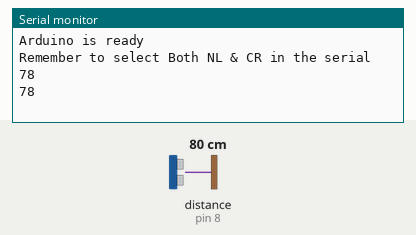
Simulated run of this sketch. Board: Arduino Uno, built with avr-gcc and run on an emulated ATmega328P. On the bench: the last lines printed to the serial monitor. Wiring (inferred from the names in the program): ultrasonic range finder: trigger pin 9; echo pin 8. The inputs (shaded band) are chosen by the test bench; at power-on: distance to the obstacle (sensor on pin 8) 80 cm. The echo pulse lasts 58.3 µs per cm.

Above: at 2.8 s.
2.9 s: distance to the obstacle (sensor on pin 8) set to 2 cm
At 5.2 s:
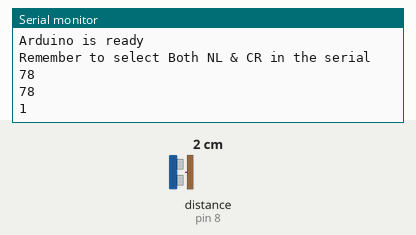
5.6 s: distance to the obstacle (sensor on pin 8) set to 4 cm
At 6.9 s:
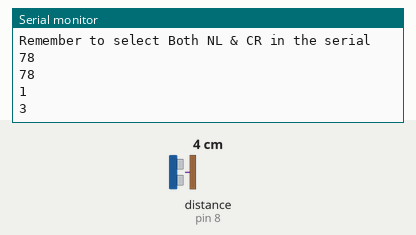
Timing chart, 0 to 8.6 s (numbered marks = the images above; inputs shaded):
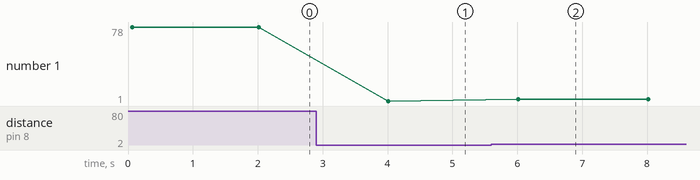

The sketch:

master.ino
```cpp
#include <SoftwareSerial.h>
SoftwareSerial master(10,11);// Connect HC-05 TX to Arudino pin 10, Connect HC-05 RX to Arudino pin 11
const int trig = 9;     // chân trig của HC-SR04
const int echo = 8;   // chân echo của HC-SR04
void setup() {
  Serial.begin(9600);
  pinMode(trig,OUTPUT);   // chân trig sẽ phát tín hiệu
  pinMode(echo,INPUT);  // chân echo sẽ nhận tín hiệu
  Serial.println("Arduino is ready");
  Serial.println("Remember to select Both NL & CR in the serial");
  master.begin(9600);
}
void loop() {
    unsigned long duration; // biến đo thời gian
    int distance;           // biến lưu khoảng cách
    /* Phát xung từ chân trig */
    digitalWrite(trig,0);   // tắt chân trig
    delayMicroseconds(2);
    digitalWrite(trig,1);   // phát xung từ chân trig
    delayMicroseconds(10);   // xung có độ dài 10 microSeconds
    digitalWrite(trig,0);   // tắt chân trig
    /* Tính toán thời gian,khoảng cách */
    // Đo độ rộng xung HIGH ở chân echo. Đơn vị us
    duration = pulseIn(echo,HIGH);
    // Tính khoảng cách đến vật.
    //van toc am thanh 340m/s = 0.034cm/us
    // s = v*t
    distance = int(duration*0.034/2);
  Serial.println(distance);
  if(distance > 5){
    master.write('0');
    delay(2000);
  }
  else{
    master.write('1');
    delay(2000);
  }
}
```

Measured:
- after the input at 2.9 s, the serial monitor: prints a new line after 1.1 s (image 1)
- after the input at 5.6 s, the serial monitor: prints a new line after 0.42 s (image 2)
- plotted number 1: 78 → 1 after the input at 2.9 s, 1 → 3 after the input at 5.6 s
